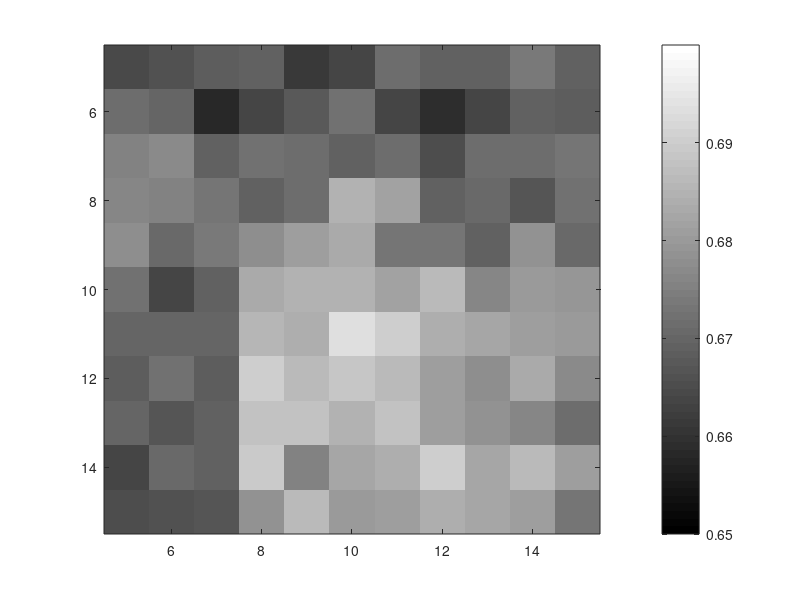

Write MATLAB code to recreate this figure.
clear;clc;
fMa=fopen('heatmap.csv','r');
A = zeros(11,11);
for i = 5:15
    tline = fgetl(fMa);
    tline = str2num(tline);
    A(i-4,:) = tline;
end
hm = imagesc(5:15,5:15,A,[0.65,0.70]);
colormap(gray);
figure(gcf);colorbar;

